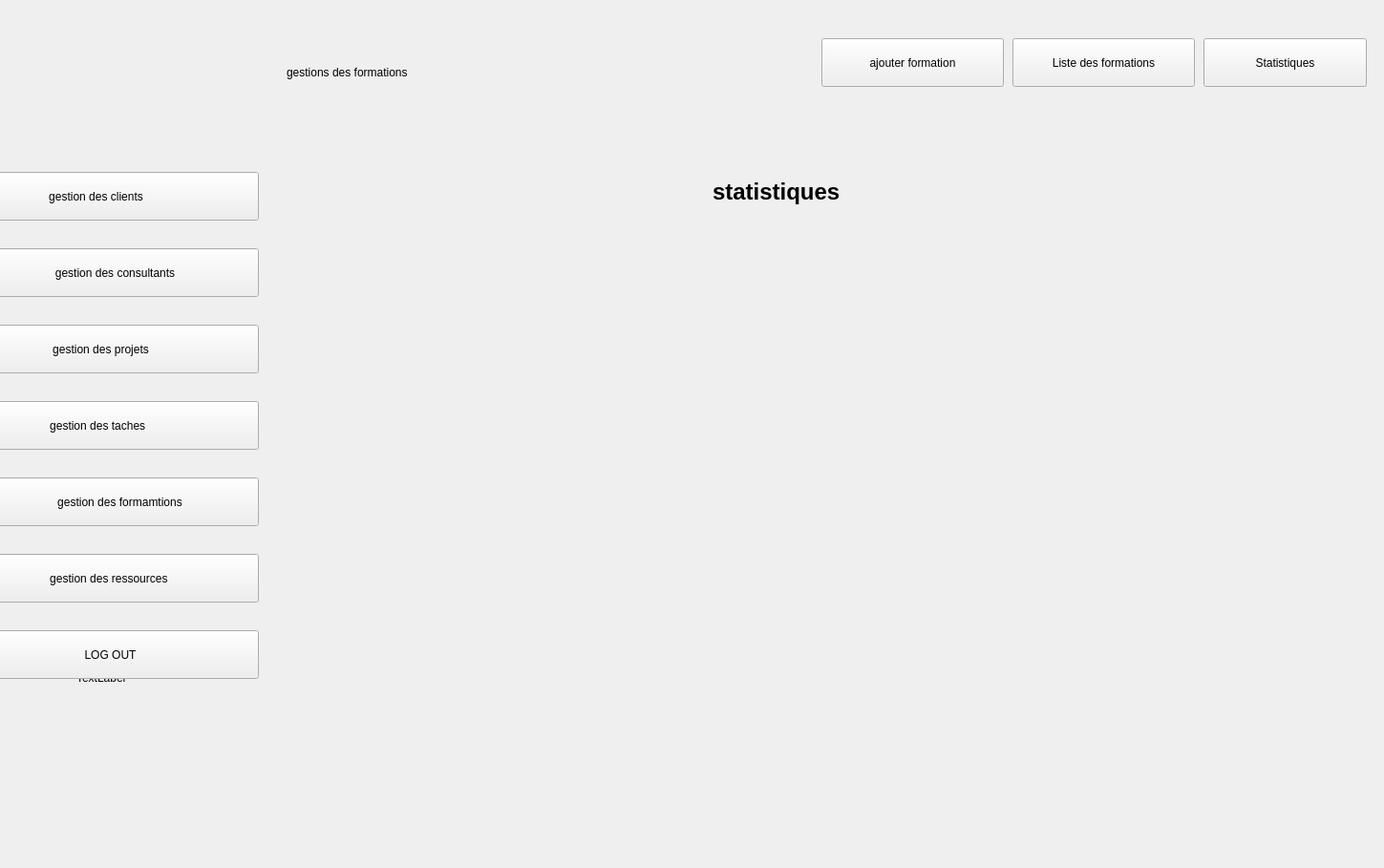
      <widget class="QWidget" name="page_6">
       <widget class="QLabel" name="label_25">
        <property name="geometry">
         <rect>
          <x>80</x>
          <y>700</y>
          <width>63</width>
          <height>20</height>
         </rect>
        </property>
        <property name="text">
         <string>TextLabel</string>
        </property>
       </widget>
       <widget class="QLabel" name="BACK_3">
        <property name="geometry">
         <rect>
          <x>0</x>
          <y>0</y>
          <width>1440</width>
          <height>900</height>
         </rect>
        </property>
        <property name="text">
         <string/>
        </property>
        <property name="pixmap">
         <pixmap resource="icons.qrc">:/icons/icones/background.png</pixmap>
        </property>
       </widget>
       <widget class="QPushButton" name="acceuil_3">
        <property name="geometry">
         <rect>
          <x>-70</x>
          <y>180</y>
          <width>341</width>
          <height>51</height>
         </rect>
        </property>
        <property name="styleSheet">
         <string notr="true">QPushButton {
    background-color: #E8F1FF; /* Couleur de fond initiale */
    color: #000000; /* Couleur du texte */
    border: none;
    font-size: 16px; /* Augmenter la taille du texte */
    font-weight: bold;
    padding: 12px; /* Espacement pour agrandir le bouton */
    border-radius: 8px;
    text-align: center; /* Centrer le texte */
    qproperty-iconSize: 32px 32px; /* Agrandir l'icône */
}

QPushButton:hover {
    background-color: #D0E3FF; /* Couleur au survol */
}

QPushButton:pressed {
    background-color: #1461C7; /* Bleu foncé lorsqu'on clique */
    color: white;
}
url(:/icons/icones/14.png)</string>
        </property>
        <property name="text">
         <string>gestion des clients</string>
        </property>
        <property name="icon">
         <iconset resource="icons.qrc">
          <normaloff>:/icons/icones/add.png</normaloff>:/icons/icones/add.png</iconset>
        </property>
       </widget>
       <widget class="QPushButton" name="stat_3">
        <property name="geometry">
         <rect>
          <x>-60</x>
          <y>340</y>
          <width>331</width>
          <height>51</height>
         </rect>
        </property>
        <property name="styleSheet">
         <string notr="true">QPushButton {
    background-color: #E8F1FF; /* Couleur de fond initiale */
    color: #000000; /* Couleur du texte */
    border: none;
    font-size: 16px; /* Augmenter la taille du texte */
    font-weight: bold;
    padding: 12px; /* Espacement pour agrandir le bouton */
    border-radius: 8px;
    text-align: center; /* Centrer le texte */
    qproperty-iconSize: 32px 32px; /* Agrandir l'icône */
}

QPushButton:hover {
    background-color: #D0E3FF; /* Couleur au survol */
}

QPushButton:pressed {
    background-color: #1461C7; /* Bleu foncé lorsqu'on clique */
    color: white;
}
url(:/icons/icones/14.png)</string>
        </property>
        <property name="text">
         <string>gestion des projets</string>
        </property>
        <property name="icon">
         <iconset resource="icons.qrc">
          <normaloff>:/icons/icones/project.png</normaloff>:/icons/icones/project.png</iconset>
        </property>
       </widget>
       <widget class="QPushButton" name="certificat_3">
        <property name="geometry">
         <rect>
          <x>-70</x>
          <y>420</y>
          <width>341</width>
          <height>51</height>
         </rect>
        </property>
        <property name="styleSheet">
         <string notr="true">QPushButton {
    background-color: #E8F1FF; /* Couleur de fond initiale */
    color: #000000; /* Couleur du texte */
    border: none;
    font-size: 16px; /* Augmenter la taille du texte */
    font-weight: bold;
    padding: 12px; /* Espacement pour agrandir le bouton */
    border-radius: 8px;
    text-align: center; /* Centrer le texte */
    qproperty-iconSize: 32px 32px; /* Agrandir l'icône */
}

QPushButton:hover {
    background-color: #D0E3FF; /* Couleur au survol */
}

QPushButton:pressed {
    background-color: #1461C7; /* Bleu foncé lorsqu'on clique */
    color: white;
}
url(:/icons/icones/14.png)</string>
        </property>
        <property name="text">
         <string> gestion des taches</string>
        </property>
        <property name="icon">
         <iconset resource="icons.qrc">
          <normaloff>:/icons/icones/briefing.png</normaloff>:/icons/icones/briefing.png</iconset>
        </property>
       </widget>
       <widget class="QPushButton" name="todolist_3">
        <property name="geometry">
         <rect>
          <x>-20</x>
          <y>500</y>
          <width>291</width>
          <height>51</height>
         </rect>
        </property>
        <property name="styleSheet">
         <string notr="true">QPushButton {
    background-color: #E8F1FF; /* Couleur de fond initiale */
    color: #000000; /* Couleur du texte */
    border: none;
    font-size: 16px; /* Augmenter la taille du texte */
    font-weight: bold;
    padding: 12px; /* Espacement pour agrandir le bouton */
    border-radius: 8px;
    text-align: center; /* Centrer le texte */
    qproperty-iconSize: 32px 32px; /* Agrandir l'icône */
}

QPushButton:hover {
    background-color: #D0E3FF; /* Couleur au survol */
}

QPushButton:pressed {
    background-color: #1461C7; /* Bleu foncé lorsqu'on clique */
    color: white;
}
url(:/icons/icones/14.png)</string>
        </property>
        <property name="text">
         <string>gestion des formamtions</string>
        </property>
        <property name="icon">
         <iconset resource="icons.qrc">
          <normaloff>:/icons/icones/training.png</normaloff>:/icons/icones/training.png</iconset>
        </property>
       </widget>
       <widget class="QPushButton" name="boot_3">
        <property name="geometry">
         <rect>
          <x>-40</x>
          <y>580</y>
          <width>311</width>
          <height>51</height>
         </rect>
        </property>
        <property name="styleSheet">
         <string notr="true">QPushButton {
    background-color: #E8F1FF; /* Couleur de fond initiale */
    color: #000000; /* Couleur du texte */
    border: none;
    font-size: 16px; /* Augmenter la taille du texte */
    font-weight: bold;
    padding: 12px; /* Espacement pour agrandir le bouton */
    border-radius: 8px;
    text-align: center; /* Centrer le texte */
    qproperty-iconSize: 32px 32px; /* Agrandir l'icône */
}

QPushButton:hover {
    background-color: #D0E3FF; /* Couleur au survol */
}

QPushButton:pressed {
    background-color: #1461C7; /* Bleu foncé lorsqu'on clique */
    color: white;
}
url(:/icons/icones/14.png)</string>
        </property>
        <property name="text">
         <string>gestion des ressources </string>
        </property>
        <property name="icon">
         <iconset resource="icons.qrc">
          <normaloff>:/icons/icones/resource-allocation.png</normaloff>:/icons/icones/resource-allocation.png</iconset>
        </property>
       </widget>
       <widget class="QPushButton" name="logout_3">
        <property name="geometry">
         <rect>
          <x>-40</x>
          <y>660</y>
          <width>311</width>
          <height>51</height>
         </rect>
        </property>
        <property name="styleSheet">
         <string notr="true">QPushButton {
    background-color: #E8F1FF; /* Couleur de fond initiale */
    color: #000000; /* Couleur du texte */
    border: none;
    font-size: 16px; /* Augmenter la taille du texte */
    font-weight: bold;
    padding: 12px; /* Espacement pour agrandir le bouton */
    border-radius: 8px;
    text-align: center; /* Centrer le texte */
    qproperty-iconSize: 32px 32px; /* Agrandir l'icône */
}

QPushButton:hover {
    background-color: #D0E3FF; /* Couleur au survol */
}

QPushButton:pressed {
    background-color: #1461C7; /* Bleu foncé lorsqu'on clique */
    color: white;
}
url(:/icons/icones/14.png)</string>
        </property>
        <property name="text">
         <string>LOG OUT</string>
        </property>
        <property name="icon">
         <iconset resource="icons.qrc">
          <normaloff>:/icons/icones/logout.png</normaloff>:/icons/icones/logout.png</iconset>
        </property>
       </widget>
       <widget class="QLabel" name="label_27">
        <property name="geometry">
         <rect>
          <x>300</x>
          <y>40</y>
          <width>331</width>
          <height>71</height>
         </rect>
        </property>
        <property name="styleSheet">
         <string notr="true">/* Style pour le titre &quot;gestion des ressources&quot; */
QLabel {
    font-size: 24px; /* Taille de la police */
    font-weight: bold; /* Texte en gras */
    color: rgb(255, 255, 255); /* Couleur du texte (gris foncé) */
    margin-bottom: 20px; /* Marge en bas */
}

rgb(255, 255, 255)
font: 9pt &quot;Cambria&quot;;</string>
        </property>
        <property name="text">
         <string>gestions des formations </string>
        </property>
       </widget>
       <widget class="QPushButton" name="pushButton_12">
        <property name="geometry">
         <rect>
          <x>-30</x>
          <y>260</y>
          <width>301</width>
          <height>51</height>
         </rect>
        </property>
        <property name="styleSheet">
         <string notr="true">QPushButton {
    background-color: #E8F1FF; /* Couleur de fond initiale */
    color: #000000; /* Couleur du texte */
    border: none;
    font-size: 16px; /* Augmenter la taille du texte */
    font-weight: bold;
    padding: 12px; /* Espacement pour agrandir le bouton */
    border-radius: 8px;
    text-align: center; /* Centrer le texte */
    qproperty-iconSize: 32px 32px; /* Agrandir l'icône */
}

QPushButton:hover {
    background-color: #D0E3FF; /* Couleur au survol */
}

QPushButton:pressed {
    background-color: #1461C7; /* Bleu foncé lorsqu'on clique */
    color: white;
}
url(:/icons/icones/14.png)</string>
        </property>
        <property name="text">
         <string>gestion des consultants</string>
        </property>
        <property name="icon">
         <iconset resource="icons.qrc">
          <normaloff>:/icons/icones/user.png</normaloff>:/icons/icones/user.png</iconset>
        </property>
       </widget>
       <widget class="QPushButton" name="acceuil_23">
        <property name="geometry">
         <rect>
          <x>1060</x>
          <y>40</y>
          <width>191</width>
          <height>51</height>
         </rect>
        </property>
        <property name="styleSheet">
         <string notr="true">QPushButton {
    background-color: #E8F1FF; /* Couleur de fond initiale */
    color: #000000; /* Couleur du texte */
    border: none;
    font-size: 13px; /* Augmenter la taille du texte */
    font-weight: bold;
    padding: 12px; /* Espacement pour agrandir le bouton */
    border-radius: 8px;
    text-align: center; /* Centrer le texte */
    qproperty-iconSize: 32px 32px; /* Agrandir l'icône */
}

QPushButton:hover {
    background-color: #D0E3FF; /* Couleur au survol */
}

QPushButton:pressed {
    background-color: #D0E3FF; /* Bleu foncé lorsqu'on clique */
    color: white;
}
url(:/icons/icones/14.png)</string>
        </property>
        <property name="text">
         <string>Liste des formations</string>
        </property>
        <property name="icon">
         <iconset resource="icons.qrc">
          <normaloff>:/icons/icones/show.png</normaloff>:/icons/icones/show.png</iconset>
        </property>
       </widget>
       <widget class="QPushButton" name="acceuil_24">
        <property name="geometry">
         <rect>
          <x>1260</x>
          <y>40</y>
          <width>171</width>
          <height>51</height>
         </rect>
        </property>
        <property name="styleSheet">
         <string notr="true">QPushButton {
    background-color: #E8F1FF; /* Couleur de fond initiale */
    color: #000000; /* Couleur du texte */
    border: none;
    font-size: 13px; /* Augmenter la taille du texte */
    font-weight: bold;
    padding: 12px; /* Espacement pour agrandir le bouton */
    border-radius: 8px;
    text-align: center; /* Centrer le texte */
    qproperty-iconSize: 32px 32px; /* Agrandir l'icône */
}

QPushButton:hover {
    background-color: #D0E3FF; /* Couleur au survol */
}

QPushButton:pressed {
    background-color: #D0E3FF; /* Bleu foncé lorsqu'on clique */
    color: white;
}
url(:/icons/icones/14.png)
</string>
        </property>
        <property name="text">
         <string>Statistiques</string>
        </property>
        <property name="icon">
         <iconset resource="icons.qrc">
          <normaloff>:/icons/icones/analytics.png</normaloff>:/icons/icones/analytics.png</iconset>
        </property>
       </widget>
       <widget class="QPushButton" name="acceuil_25">
        <property name="geometry">
         <rect>
          <x>860</x>
          <y>40</y>
          <width>191</width>
          <height>51</height>
         </rect>
        </property>
        <property name="styleSheet">
         <string notr="true">QPushButton {
    background-color: #E8F1FF; /* Couleur de fond initiale */
    color: #000000; /* Couleur du texte */
    border: none;
    font-size: 13px; /* Augmenter la taille du texte */
    font-weight: bold;
    padding: 12px; /* Espacement pour agrandir le bouton */
    border-radius: 8px;
    text-align: center; /* Centrer le texte */
    qproperty-iconSize: 32px 32px; /* Agrandir l'icône */
}

QPushButton:hover {
    background-color: #D0E3FF; /* Couleur au survol */
}

QPushButton:pressed {
    background-color: #D0E3FF; /* Bleu foncé lorsqu'on clique */
    color: white;
}
url(:/icons/icones/14.png)</string>
        </property>
        <property name="text">
         <string>ajouter formation</string>
        </property>
        <property name="icon">
         <iconset resource="icons.qrc">
          <normaloff>:/icons/icones/add.png</normaloff>:/icons/icones/add.png</iconset>
        </property>
       </widget>
       <widget class="QLabel" name="label">
        <property name="geometry">
         <rect>
          <x>270</x>
          <y>160</y>
          <width>881</width>
          <height>471</height>
         </rect>
        </property>
        <property name="text">
         <string/>
        </property>
        <property name="pixmap">
         <pixmap resource="icons.qrc">:/icons/icones/stat.png</pixmap>
        </property>
        <property name="scaledContents">
         <bool>true</bool>
        </property>
       </widget>
       <widget class="QLabel" name="label_2">
        <property name="geometry">
         <rect>
          <x>740</x>
          <y>180</y>
          <width>151</width>
          <height>61</height>
         </rect>
        </property>
        <property name="styleSheet">
         <string notr="true">/* Style pour le titre &quot;gestion des ressources&quot; */
QLabel {
    font-size: 24px; /* Taille de la police */
    font-weight: bold; /* Texte en gras */
    color: #000000; /* Couleur du texte (gris foncé) */
    margin-bottom: 20px; /* Marge en bas */
}</string>
        </property>
        <property name="text">
         <string>statistiques </string>
        </property>
       </widget>
      </widget>
